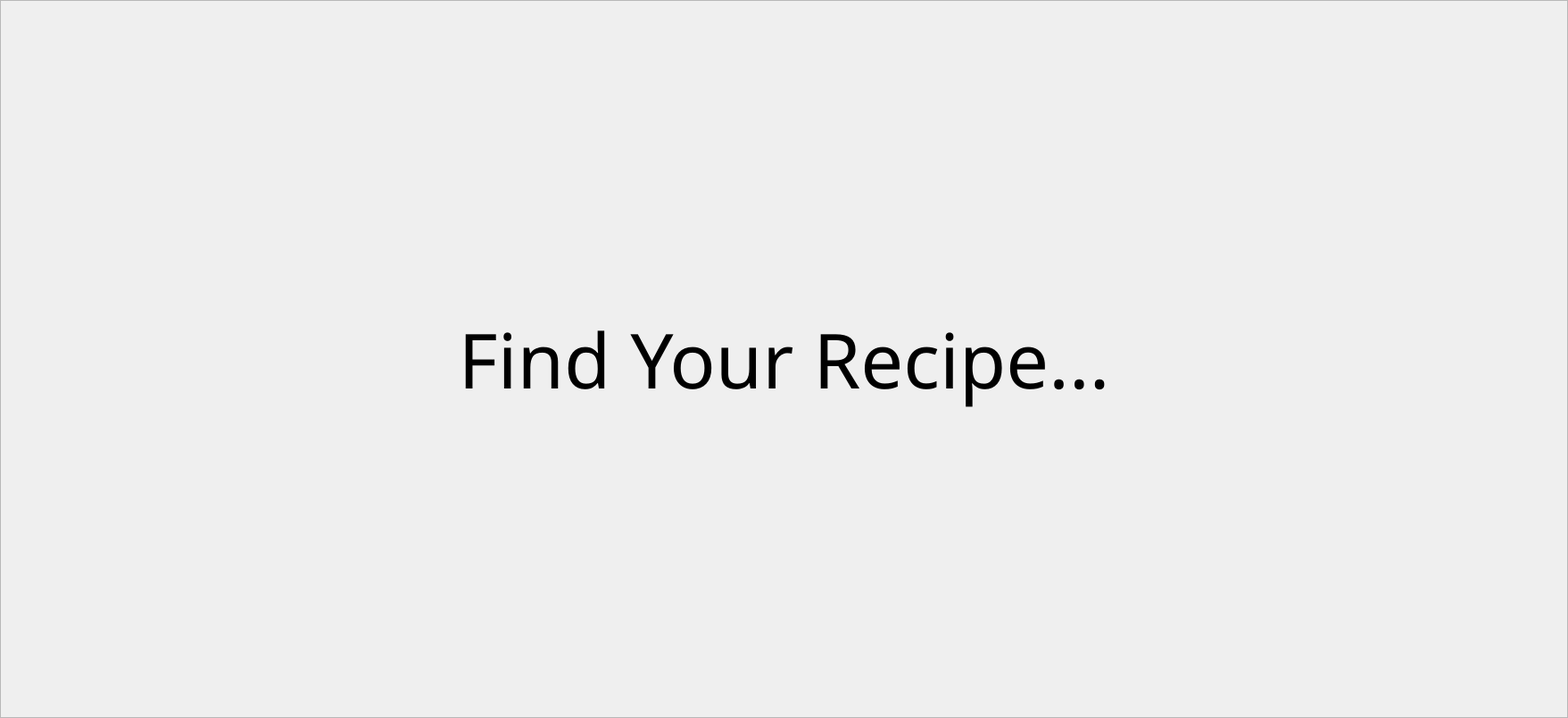
<?xml version="1.0" encoding="UTF-8"?>
<ui version="4.0">
 <class>Form</class>
 <widget class="QWidget" name="Form">
  <property name="geometry">
   <rect>
    <x>0</x>
    <y>0</y>
    <width>1757</width>
    <height>804</height>
   </rect>
  </property>
  <property name="windowTitle">
   <string>Form</string>
  </property>
  <property name="styleSheet">
   <string notr="true"/>
  </property>
  <layout class="QGridLayout" name="gridLayout">
   <property name="leftMargin">
    <number>0</number>
   </property>
   <property name="topMargin">
    <number>0</number>
   </property>
   <property name="rightMargin">
    <number>0</number>
   </property>
   <property name="bottomMargin">
    <number>0</number>
   </property>
   <property name="spacing">
    <number>0</number>
   </property>
   <item row="0" column="0">
    <widget class="QFrame" name="frame">
     <property name="styleSheet">
      <string notr="true">#frame {
    background-image: url(&quot;C:/Users/Daniel/Desktop/background_home.jpg&quot;) ;
    background-position: center; /* Center the background image */
}</string>
     </property>
     <property name="frameShape">
      <enum>QFrame::StyledPanel</enum>
     </property>
     <property name="frameShadow">
      <enum>QFrame::Raised</enum>
     </property>
     <property name="lineWidth">
      <number>0</number>
     </property>
     <layout class="QGridLayout" name="gridLayout_2">
      <property name="leftMargin">
       <number>0</number>
      </property>
      <property name="topMargin">
       <number>0</number>
      </property>
      <property name="rightMargin">
       <number>0</number>
      </property>
      <property name="bottomMargin">
       <number>0</number>
      </property>
      <property name="spacing">
       <number>0</number>
      </property>
      <item row="0" column="0">
       <widget class="QLabel" name="label">
        <property name="font">
         <font>
          <family>Gabriola</family>
          <pointsize>64</pointsize>
          <weight>50</weight>
          <italic>false</italic>
          <bold>false</bold>
          <underline>false</underline>
          <strikeout>false</strikeout>
         </font>
        </property>
        <property name="text">
         <string>Find Your Recipe...</string>
        </property>
        <property name="alignment">
         <set>Qt::AlignCenter</set>
        </property>
       </widget>
      </item>
     </layout>
    </widget>
   </item>
  </layout>
 </widget>
 <resources/>
 <connections/>
</ui>
